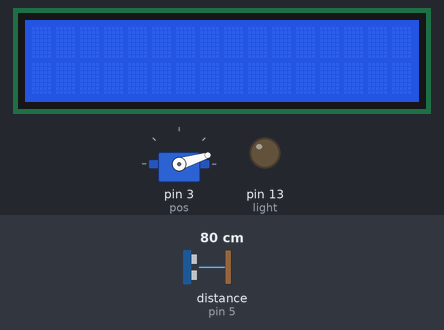
This sketch was run on a simulated Arduino Uno, built with avr-gcc and run on an emulated ATmega328P. On the bench: servo, 16×2 character LCD, output pins drawn as LEDs (lit = HIGH). Wiring (inferred from the names in the program): ultrasonic range finder: trigger pin 6; echo pin 5. The inputs (shaded band) are chosen by the test bench; at power-on: distance to the obstacle (sensor on pin 5) 80 cm. The echo pulse lasts 58.3 µs per cm; pins used as bus, display or sensor lines are not drawn; what the sketch prints to the serial monitor is not drawn.

Above: at 1.2 s.
1.3 s: distance to the obstacle (sensor on pin 5) set to 68 cm
At 1.91 s:
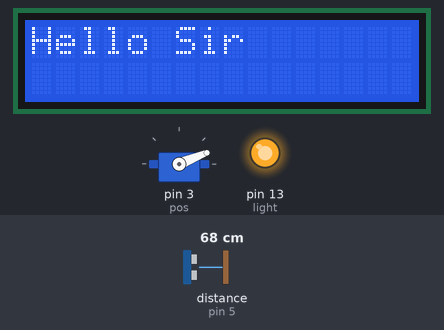
At 2.51 s:
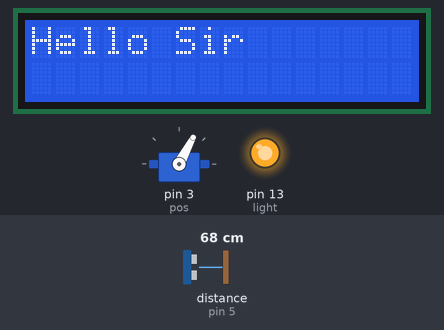
4.1 s: distance to the obstacle (sensor on pin 5) set to 2 cm
At 4.57 s:
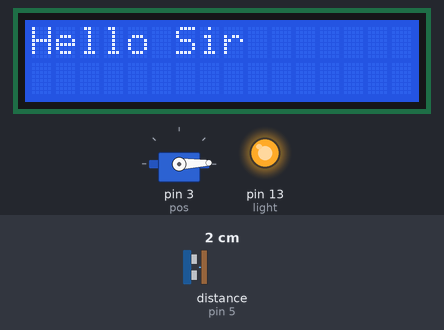
Timing chart, 0 to 12.1 s (numbered marks = the images above; inputs shaded):
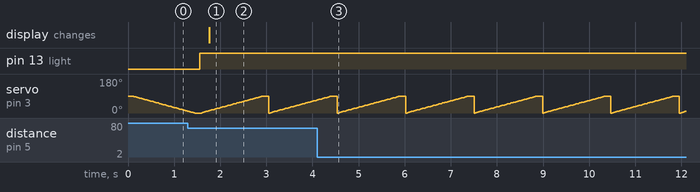

Measured:
- the behaviour switches between 72 and 71 cm on distance to the obstacle (sensor on pin 5) (found by bisection; images 0 and 1)
- after the input at 1.3 s, pin 13 (light): LOW → HIGH after 0.25 s; the display: changes after 0.46 s (image 1)
- by itself, servo on pin 3 (pos): ramps from 0° to 90° and jumps back, once every 1.5 s

The sketch:

Automatic_Door.ino
```cpp
#include <LiquidCrystal_I2C.h>
#include <Servo.h>

// Constants
const int lcd_add = 0x27;
const int lcd_column = 16;
const int lcd_row = 2;
const int pos = 3;
const int trig = 6;
const int echo = 5;
const int light = 13;
const int distanceThreshold = 70;

// Objects
Servo servo_1;
LiquidCrystal_I2C lcd(lcd_add, lcd_column, lcd_row);

// Function Declarations
int measure_distance(int trig, int echo);
void move_servo(int angle);
void move_servo_smooth(int startAngle, int endAngle);
void display_message(const char* message);
void clear_lcd();

void setup() {
  Serial.begin(9600);
  servo_1.attach(pos);

  pinMode(trig, OUTPUT);
  pinMode(echo, INPUT);
  pinMode(light, OUTPUT);

  lcd.init();
  lcd.clear();
  lcd.backlight();
}

void loop() {
  int distanceValue = measure_distance(trig, echo);
  Serial.print("Distance: ");
  Serial.print(distanceValue);
  Serial.println(" cm");

  if (distanceValue <= distanceThreshold) {
    digitalWrite(light, HIGH);
    display_message("Hello Sir");
    move_servo_smooth(0, 90);
  } else {
    digitalWrite(light, LOW);
    clear_lcd();
    move_servo_smooth(90, 0);
  }

  delay(100); // Small delay to avoid excessive serial output and flicker
}

int measure_distance(int trig, int echo) {
  digitalWrite(trig, LOW);
  delayMicroseconds(5);
  digitalWrite(trig, HIGH);
  delayMicroseconds(10);
  digitalWrite(trig, LOW);

  int duration = pulseIn(echo, HIGH);
  int distance = duration * 0.034 / 2;
  return distance;
}

void move_servo(int angle) {
  servo_1.write(angle);
  delay(15);
}

void move_servo_smooth(int startAngle, int endAngle) {
  if (startAngle < endAngle) {
    for (int angle = startAngle; angle <= endAngle; angle++) {
      move_servo(angle);
    }
  } else {
    for (int angle = startAngle; angle >= endAngle; angle--) {
      move_servo(angle);
    }
  }
}

void display_message(const char* message) {
  lcd.clear();
  lcd.setCursor(0, 0);
  lcd.print(message);
}

void clear_lcd() {
  lcd.clear();
}
```
